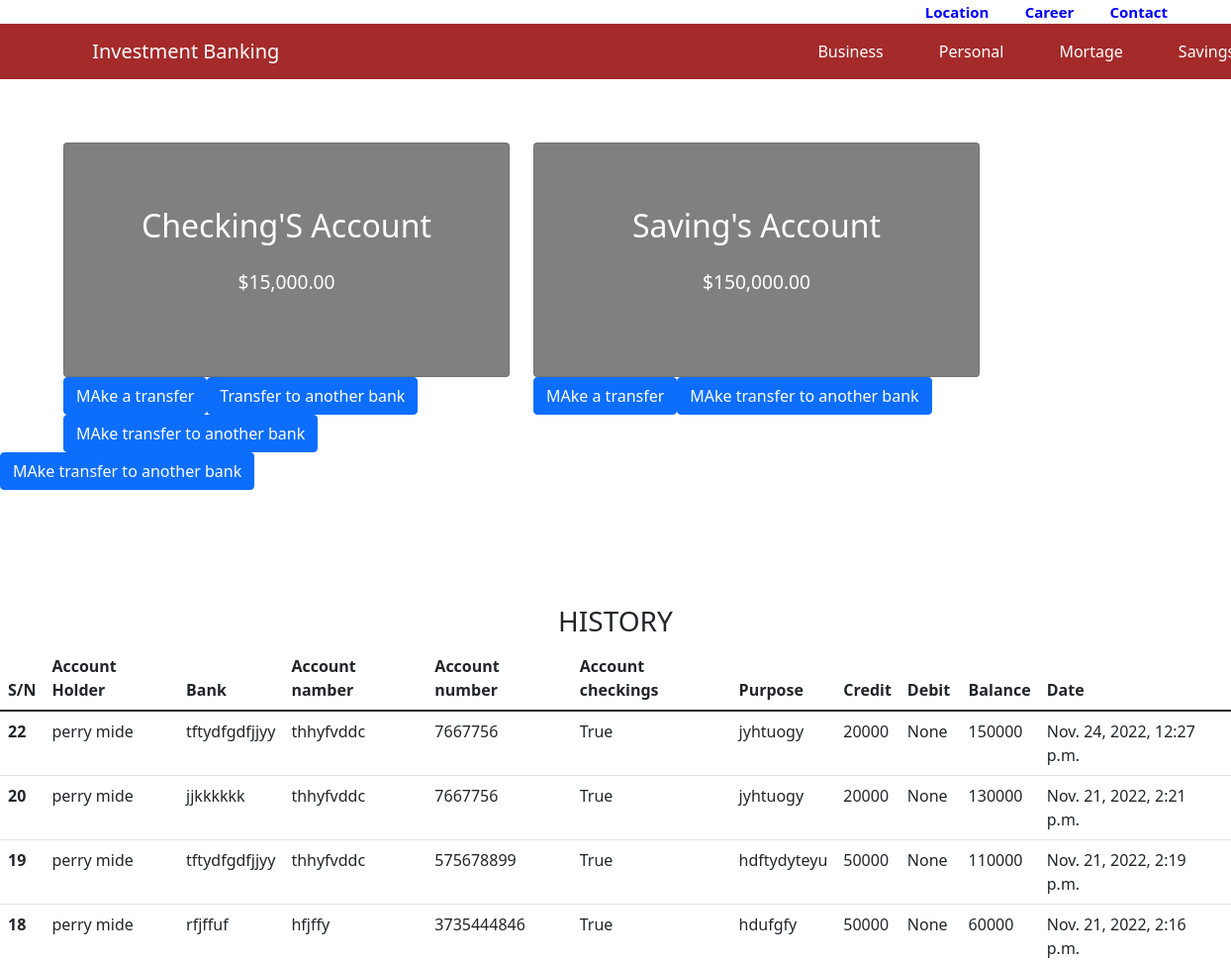
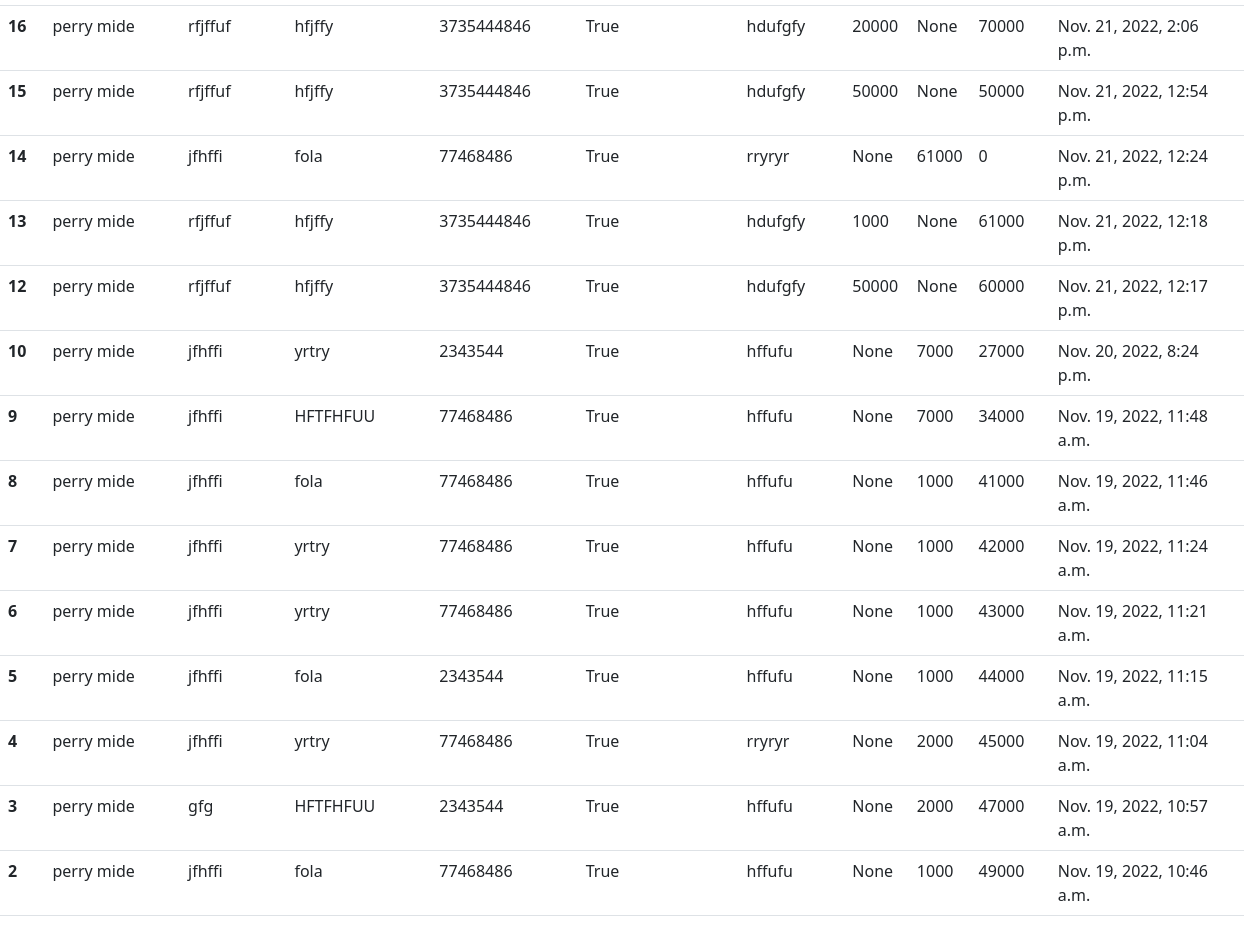
/main (signed in), run on the app's committed database (2 pictures, top to bottom).
### transfer/models.py (models this page shows, shortened)
class Saving(models.Model):
    user = models.ForeignKey(User, on_delete=models.CASCADE)
    s_acc_holder = models.CharField(max_length=250)
    s_bank = models.CharField(max_length=250, blank=True, null=True)
    s_acc_name = models.CharField(max_length=250, blank=True, null=True)
    s_acc_num = models.IntegerField(blank=True, null=True)
    s_purpose = models.TextField(blank=True, null=True)
    savings_account = models.BooleanField()
    s_credit = models.IntegerField(blank=True, null=True)
    s_debit = models.IntegerField(blank=True, null=True)
    s_balance = models.IntegerField(blank=True, null=True)
    s_success = models.BooleanField(default=False)
    s_debit_date = models.DateTimeField(auto_now_add=True)

### transfer/views.py (the view)
# urls.py: path('main', main, name='main'),
def main(request):
    incoming_debit = Checking.objects.filter(user__username = request.user.username).last()
    new_balance = incoming_debit.c_balance
    incoming_credit = Checking.objects.filter(user__username = request.user.username).last()
    credit_balance = incoming_credit.c_balance
    incoming_deb = Saving.objects.filter(user__username = request.user.username).last()
    save_balance = incoming_deb.s_balance
    incoming_sav = Saving.objects.filter(user__username = request.user.username).last()
    sav_balance = incoming_sav.s_balance
    incoming_tra = Saving.objects.filter(user__username = request.user.username).last()
    incoming_money = incoming_tra.s_balance
    incoming_tran = Checking.objects.filter(user__username = request.user.username).last()
    outgoing =  incoming_tran.c_balance
    history = Checking.objects.filter(user__username = request.user.username, c_success = True, checkings_account = True).order_by('-id')
    saving_history = Saving.objects.filter(user__username = request.user.username, s_success = True, savings_account = True).order_by('-id')
    return render(request, 'main.html',{'new_balance':new_balance,
    'history':history,'credit_balance':credit_balance,'save_balance':save_balance,'saving_history':saving_history,' sav_balance': sav_balance,'incoming_money':incoming_money,'outgoing':outgoing
    })

### transfer/templates/main.html (shortened to what this page needs)
<!doctype html>
{% load static %}
{% load humanize %}
<html lang="en">
  <head>
    <link href="https://cdn.jsdelivr.net/npm/bootstrap@5.1.3/dist/css/bootstrap.min.css" rel="stylesheet">
    <link rel="stylesheet" href="{% static '' %}style.css">
  </head>
  <body>
        <div class="first_bar">
            <div class="container ">
                    <div class="namove ">
                        <a href="">location</a>
                        <a href="">career</a>
                        <a href="">contact</a>
                    </div>
            </div>
        </div>
        <div class="banking">
            <div class="container">
                <div class="row justify-content-center">
                    <nav class="navbar navbar-expand-lg ">
                        <div class="container-fluid">
                          <a class="navbar-brand" href="index.html"><img src="https://image.shutterstock.com/image-vector/bank-icon-logo-vector-260nw-399995245.jpg" style="width:100px ;" alt=""> Investment Banking</a>
                          <div class="collapse navbar-collapse" id="navbarSupportedContent">
                            <ul class="navbar-nav me-auto mb-2 mb-lg-0">
                              <li class="nav-item">
                                <a class="nav-link active" aria-current="page" href="#">Business</a>
                              </li>
                              <li class="nav-item">
                                <a class="nav-link" href="#">Personal</a>
                              </li>
                              <li class="nav-item">
                                <a class="nav-link" href="#">Mortage</a>
                              </li>
                              <li class="nav-item">
                                <a class="nav-link" href="#">Savings</a>
                              </li>
                            </ul>
                          </div>
                        </div>
                      </nav>
                </div>
            </div>
        </div>
        <div class="mainacct">
            <div class="container">
                <div class="row">
                    <div class="col-lg-5">
                        <div class="card">
                            <h5 class="title">Checking'S Account</h5>
                            <p>${{outgoing|floatformat:2|intcomma}}</p>
                        </div>
                        <div class="transfer d-flex">
                          <a href="{% url 'checkings' %}" class="btn btn-primary">MAke a transfer</a>
                          <a href="{% url 'credit' %}" class="btn btn-primary">Transfer to another bank</a>
                        </div>
                    </div>
                    <div class="col-lg-5">
                      <div class="card">
                        <h5 class="title">Saving's Account</h5>
                        <p>${{incoming_money|floatformat:2|intcomma}}</p>
                    </div>
                   <div class="d-flex">
                    <a href="{% url 'savings' %}" class="btn btn-primary">MAke a transfer</a>
                    <a href="{% url 'credit_saving' %}" class="btn btn-primary">MAke transfer to another bank</a>
                   </div>
                </div>
                    </div>
                    <a href="{% url 'transfer' %}" class="btn btn-primary">MAke transfer to another bank</a>
                </div>
                <div class="mb-3">
                  <a href="{% url 'transferbank' %}" class="btn btn-primary">MAke transfer to another bank</a>
                </div>
            </div>
        <div class="history_table">
          <h3 class="title">HISTORY</h3>
            <table class="table">
                <thead>
                  <tr>
                    <th scope="col">S/N</th>
                    <th scope="col">Account Holder</th>
                    <th scope="col">Bank</th>
                    <th scope="col">Account namber</th>
                    <th scope="col">Account number</th>
                    <th scope="col">Account checkings</th>
                    <th scope="col">Purpose</th>
                    <th scope="col">Credit</th>
                    <th scope="col">Debit</th>
                    <th scope="col">Balance</th>
                    <th scope="col">Date</th>
                  </tr>
                </thead>
                <tbody>
                  {% if main.history %}
                    {% for item in history   %}
                  <tr>
                    <th scope="row">{{item.id}}</th>
                    <td>{{item.c_acc_holder}}</td>
                    <td>{{item.c_bank}}</td>
                    <td>{{item.c_acc_name}}</td>
                    <td>{{item.c_acc_num}}</td>
                    <td>{{item.checkings_account}}</td>
                    <td>{{item.c_purpose}}</td>
                    <td>{{item.c_credit}}</td>
                    <td>{{item.c_debit}}</td>
                    <td>{{item.c_balance}}</td>
                    <td>{{item.c_debit_date}}</td>
                  </tr>
                  {% endfor %}
                  {% else %}
                  {% for item in saving_history   %}
                  <tr>
                    <th scope="row">{{item.id}}</th>
                    <td>{{item.s_acc_holder}}</td>
                    <td>{{item.s_bank}}</td>
                    <td>{{item.s_acc_name}}</td>
                    <td>{{item.s_acc_num}}</td>
                    <td>{{item.savings_account}}</td>
                    <td>{{item.s_purpose}}</td>
                    <td>{{item.s_credit}}</td>
                    <td>{{item.s_debit}}</td>
                    <td>{{item.s_balance}}</td>
                    <td>{{item.s_debit_date}}</td>
                  </tr>
                  {% endfor %}
                  {% endif %}
                </tbody>
              </table>
        </div>
  </body>
</html>

### transfer/static/style.css (style rules this page uses)
* { margin: 0; padding: 0; box-sizing: border-box; }
.namove { text-align: end; }
.namove a { padding-left: 2rem; font-weight: 600; font-size: 15px; text-transform: capitalize; text-decoration: none; color: blue; }
.banking a { color: white; }
#navbarSupportedContent { margin-left: 30rem; color: white; }
#navbarSupportedContent a { color: white; padding-left: 3rem; }
.banking { background: brown; }
.mainacct { padding-top: 4rem; }
.mainacct h5 { text-align: center; padding-bottom: 1rem; font-size: 2rem; text-transform: capitalize; color: white; }
.mainacct .card { padding-top: 4rem; padding-bottom: 4rem; background: gray; }
.mainacct p { text-align: center; font-size: larger; color: white; }
.history_table .title { text-align: center; padding-top: 100px; }

### data on the page
Saving: id "22", s_acc_holder "perry mide", s_bank "tftydfgdfjjyy", s_acc_name "thhyfvddc", s_acc_num "7667756", savings_account "True", s_purpose "jyhtuogy", s_credit "20000", s_debit "None", s_balance "150000", s_debit_date "Nov. 24, 2022, 12:27 p.m."
Saving: id "20", s_acc_holder "perry mide", s_bank "jjkkkkkk", s_acc_name "thhyfvddc", s_acc_num "7667756", savings_account "True", s_purpose "jyhtuogy", s_credit "20000", s_debit "None", s_balance "130000", s_debit_date "Nov. 21, 2022, 2:21 p.m."
Saving: id "19", s_acc_holder "perry mide", s_bank "tftydfgdfjjyy", s_acc_name "thhyfvddc", s_acc_num "575678899", savings_account "True", s_purpose "hdftydyteyu", s_credit "50000", s_debit "None", s_balance "110000", s_debit_date "Nov. 21, 2022, 2:19 p.m."
Saving: id "18", s_acc_holder "perry mide", s_bank "rfjffuf", s_acc_name "hfjffy", s_acc_num "3735444846", savings_account "True", s_purpose "hdufgfy", s_credit "50000", s_debit "None", s_balance "60000", s_debit_date "Nov. 21, 2022, 2:16 p.m."
Saving: id "16", s_acc_holder "perry mide", s_bank "rfjffuf", s_acc_name "hfjffy", s_acc_num "3735444846", savings_account "True", s_purpose "hdufgfy", s_credit "20000", s_debit "None", s_balance "70000", s_debit_date "Nov. 21, 2022, 2:06 p.m."
Saving: id "15", s_acc_holder "perry mide", s_bank "rfjffuf", s_acc_name "hfjffy", s_acc_num "3735444846", savings_account "True", s_purpose "hdufgfy", s_credit "50000", s_debit "None", s_balance "50000", s_debit_date "Nov. 21, 2022, 12:54 p.m."
Saving: id "14", s_acc_holder "perry mide", s_bank "jfhffi", s_acc_name "fola", s_acc_num "77468486", savings_account "True", s_purpose "rryryr", s_credit "None", s_debit "61000", s_balance "0", s_debit_date "Nov. 21, 2022, 12:24 p.m."
Saving: id "13", s_acc_holder "perry mide", s_bank "rfjffuf", s_acc_name "hfjffy", s_acc_num "3735444846", savings_account "True", s_purpose "hdufgfy", s_credit "1000", s_debit "None", s_balance "61000", s_debit_date "Nov. 21, 2022, 12:18 p.m."
Saving: id "12", s_acc_holder "perry mide", s_bank "rfjffuf", s_acc_name "hfjffy", s_acc_num "3735444846", savings_account "True", s_purpose "hdufgfy", s_credit "50000", s_debit "None", s_balance "60000", s_debit_date "Nov. 21, 2022, 12:17 p.m."
Saving: id "10", s_acc_holder "perry mide", s_bank "jfhffi", s_acc_name "yrtry", s_acc_num "2343544", savings_account "True", s_purpose "hffufu", s_credit "None", s_debit "7000", s_balance "27000", s_debit_date "Nov. 20, 2022, 8:24 p.m."
Saving: id "9", s_acc_holder "perry mide", s_bank "jfhffi", s_acc_name "HFTFHFUU", s_acc_num "77468486", savings_account "True", s_purpose "hffufu", s_credit "None", s_debit "7000", s_balance "34000", s_debit_date "Nov. 19, 2022, 11:48 a.m."
Saving: id "8", s_acc_holder "perry mide", s_bank "jfhffi", s_acc_name "fola", s_acc_num "77468486", savings_account "True", s_purpose "hffufu", s_credit "None", s_debit "1000", s_balance "41000", s_debit_date "Nov. 19, 2022, 11:46 a.m."
Saving: id "7", s_acc_holder "perry mide", s_bank "jfhffi", s_acc_name "yrtry", s_acc_num "77468486", savings_account "True", s_purpose "hffufu", s_credit "None", s_debit "1000", s_balance "42000", s_debit_date "Nov. 19, 2022, 11:24 a.m."
Saving: id "6", s_acc_holder "perry mide", s_bank "jfhffi", s_acc_name "yrtry", s_acc_num "77468486", savings_account "True", s_purpose "hffufu", s_credit "None", s_debit "1000", s_balance "43000", s_debit_date "Nov. 19, 2022, 11:21 a.m."
Saving: id "5", s_acc_holder "perry mide", s_bank "jfhffi", s_acc_name "fola", s_acc_num "2343544", savings_account "True", s_purpose "hffufu", s_credit "None", s_debit "1000", s_balance "44000", s_debit_date "Nov. 19, 2022, 11:15 a.m."
Saving: id "4", s_acc_holder "perry mide", s_bank "jfhffi", s_acc_name "yrtry", s_acc_num "77468486", savings_account "True", s_purpose "rryryr", s_credit "None", s_debit "2000", s_balance "45000", s_debit_date "Nov. 19, 2022, 11:04 a.m."
Saving: id "3", s_acc_holder "perry mide", s_bank "gfg", s_acc_name "HFTFHFUU", s_acc_num "2343544", savings_account "True", s_purpose "hffufu", s_credit "None", s_debit "2000", s_balance "47000", s_debit_date "Nov. 19, 2022, 10:57 a.m."
Saving: id "2", s_acc_holder "perry mide", s_bank "jfhffi", s_acc_name "fola", s_acc_num "77468486", savings_account "True", s_purpose "hffufu", s_credit "None", s_debit "1000", s_balance "49000", s_debit_date "Nov. 19, 2022, 10:46 a.m."

### other printed values
{{ outgoing|floatformat:2|intcomma }} "15,000.00"
{{ incoming_money|floatformat:2|intcomma }} "150,000.00"
